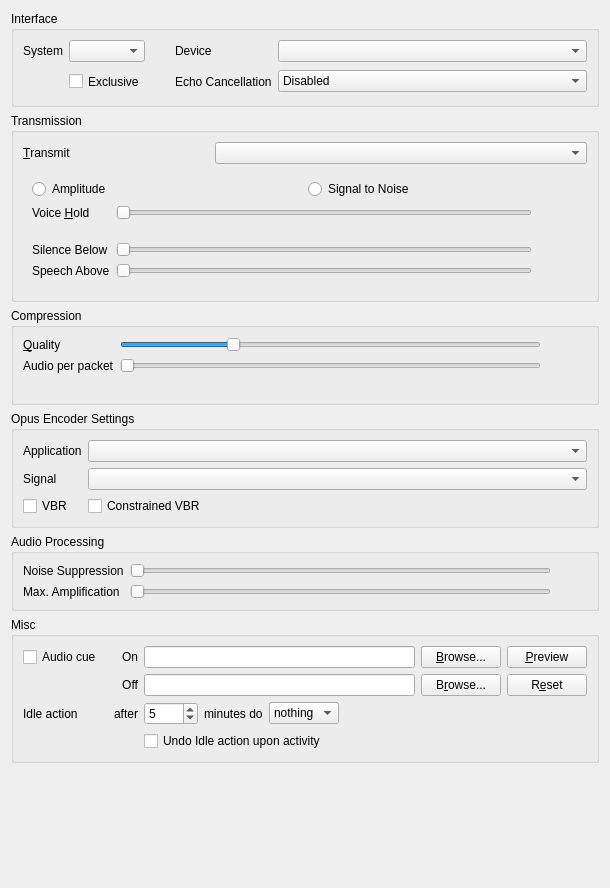
<?xml version="1.0" encoding="UTF-8"?>
<ui version="4.0">
 <class>AudioInput</class>
 <widget class="QWidget" name="AudioInput">
  <property name="geometry">
   <rect>
    <x>0</x>
    <y>0</y>
    <width>610</width>
    <height>888</height>
   </rect>
  </property>
  <property name="windowTitle">
   <string>Form</string>
  </property>
  <layout class="QVBoxLayout">
   <item>
    <widget class="QGroupBox" name="qgbInterfaces">
     <property name="title">
      <string>Interface</string>
     </property>
     <layout class="QGridLayout" name="gridLayout">
      <item row="0" column="0">
       <widget class="QLabel" name="qliSystem">
        <property name="text">
         <string>System</string>
        </property>
        <property name="buddy">
         <cstring>qcbSystem</cstring>
        </property>
       </widget>
      </item>
      <item row="0" column="1">
       <widget class="MUComboBox" name="qcbSystem">
        <property name="sizePolicy">
         <sizepolicy hsizetype="MinimumExpanding" vsizetype="Fixed">
          <horstretch>0</horstretch>
          <verstretch>0</verstretch>
         </sizepolicy>
        </property>
        <property name="toolTip">
         <string>Input method for audio</string>
        </property>
        <property name="whatsThis">
         <string>&lt;b&gt;This is the input method to use for audio.&lt;/b&gt;&lt;br /&gt;Most likely you want to use DirectSound.</string>
        </property>
       </widget>
      </item>
      <item row="0" column="2">
       <spacer>
        <property name="orientation">
         <enum>Qt::Horizontal</enum>
        </property>
        <property name="sizeType">
         <enum>QSizePolicy::Maximum</enum>
        </property>
        <property name="sizeHint" stdset="0">
         <size>
          <width>24</width>
          <height>16</height>
         </size>
        </property>
       </spacer>
      </item>
      <item row="0" column="3">
       <widget class="QLabel" name="qliDevice">
        <property name="text">
         <string>Device</string>
        </property>
        <property name="buddy">
         <cstring>qcbDevice</cstring>
        </property>
       </widget>
      </item>
      <item row="0" column="4">
       <widget class="MUComboBox" name="qcbDevice">
        <property name="sizePolicy">
         <sizepolicy hsizetype="MinimumExpanding" vsizetype="Fixed">
          <horstretch>1</horstretch>
          <verstretch>0</verstretch>
         </sizepolicy>
        </property>
        <property name="toolTip">
         <string>Input device for audio</string>
        </property>
        <property name="whatsThis">
         <string>&lt;b&gt;This is the input device to use for audio.&lt;/b&gt;</string>
        </property>
        <property name="sizeAdjustPolicy">
         <enum>QComboBox::AdjustToContents</enum>
        </property>
        <property name="minimumContentsLength">
         <number>16</number>
        </property>
       </widget>
      </item>
      <item row="1" column="1">
       <widget class="QCheckBox" name="qcbExclusive">
        <property name="minimumSize">
         <size>
          <width>0</width>
          <height>27</height>
         </size>
        </property>
        <property name="toolTip">
         <string>Exclusive mode</string>
        </property>
        <property name="whatsThis">
         <string>&lt;b&gt;This opens the device in exclusive mode.&lt;/b&gt;&lt;br /&gt;No other application will be able to use the device.</string>
        </property>
        <property name="text">
         <string>Exclusive</string>
        </property>
       </widget>
      </item>
      <item row="1" column="3">
       <widget class="QLabel" name="qliEcho">
        <property name="text">
         <string>Echo Cancellation</string>
        </property>
       </widget>
      </item>
      <item row="1" column="4">
       <widget class="MUComboBox" name="qcbEcho">
        <property name="toolTip">
         <string>Cancel echo from speakers</string>
        </property>
        <property name="whatsThis">
         <string>Enabling this will cancel the echo from your speakers. Mixed has low CPU impact, but only works well if your speakers are equally loud and equidistant from the microphone. Multichannel echo cancellation provides much better echo cancellation, but at a higher CPU cost.</string>
        </property>
        <item>
         <property name="text">
          <string>Disabled</string>
         </property>
        </item>
        <item>
         <property name="text">
          <string>Mixed echo cancellation</string>
         </property>
        </item>
        <item>
         <property name="text">
          <string>Multichannel echo cancellation</string>
         </property>
        </item>
       </widget>
      </item>
     </layout>
    </widget>
   </item>
   <item>
    <widget class="QGroupBox" name="qgbTransmission">
     <property name="sizePolicy">
      <sizepolicy hsizetype="Preferred" vsizetype="Minimum">
       <horstretch>0</horstretch>
       <verstretch>0</verstretch>
      </sizepolicy>
     </property>
     <property name="title">
      <string>Transmission</string>
     </property>
     <layout class="QGridLayout">
      <item row="0" column="0">
       <widget class="QLabel" name="qliTransmit">
        <property name="text">
         <string>&amp;Transmit</string>
        </property>
        <property name="buddy">
         <cstring>qcbTransmit</cstring>
        </property>
       </widget>
      </item>
      <item row="0" column="1" colspan="2">
       <widget class="MUComboBox" name="qcbTransmit">
        <property name="toolTip">
         <string>When to transmit your speech</string>
        </property>
        <property name="whatsThis">
         <string>&lt;b&gt;This sets when speech should be transmitted.&lt;/b&gt;&lt;br /&gt;&lt;i&gt;Continuous&lt;/i&gt; - All the time&lt;br /&gt;&lt;i&gt;Voice Activity&lt;/i&gt; - When you are speaking clearly.&lt;br /&gt;&lt;i&gt;Push To Talk&lt;/i&gt; - When you hold down the hotkey set under &lt;i&gt;Shortcuts&lt;/i&gt;.</string>
        </property>
       </widget>
      </item>
      <item row="1" column="0" colspan="3">
       <widget class="QStackedWidget" name="qswTransmit">
        <property name="sizePolicy">
         <sizepolicy hsizetype="Preferred" vsizetype="MinimumExpanding">
          <horstretch>0</horstretch>
          <verstretch>0</verstretch>
         </sizepolicy>
        </property>
        <property name="currentIndex">
         <number>1</number>
        </property>
        <widget class="QWidget" name="qwPTT">
         <layout class="QGridLayout" columnstretch="0,1,0,0">
          <item row="0" column="0">
           <widget class="QLabel" name="qliDoublePush">
            <property name="text">
             <string>DoublePush Time</string>
            </property>
            <property name="buddy">
             <cstring>qsDoublePush</cstring>
            </property>
           </widget>
          </item>
          <item row="0" column="3">
           <widget class="QLabel" name="qlDoublePush">
            <property name="sizePolicy">
             <sizepolicy hsizetype="Minimum" vsizetype="Preferred">
              <horstretch>0</horstretch>
              <verstretch>0</verstretch>
             </sizepolicy>
            </property>
            <property name="text">
             <string notr="true">TextLabel</string>
            </property>
           </widget>
          </item>
          <item row="2" column="1">
           <widget class="QCheckBox" name="qcbPushWindow">
            <property name="toolTip">
             <string>Displays an always on top window with a push to talk button in it</string>
            </property>
            <property name="text">
             <string>Display push to talk window</string>
            </property>
           </widget>
          </item>
          <item row="3" column="1">
           <spacer name="verticalSpacer">
            <property name="orientation">
             <enum>Qt::Vertical</enum>
            </property>
            <property name="sizeHint" stdset="0">
             <size>
              <width>20</width>
              <height>40</height>
             </size>
            </property>
           </spacer>
          </item>
          <item row="0" column="1" colspan="2">
           <widget class="QSlider" name="qsDoublePush">
            <property name="toolTip">
             <string>If you press the PTT key twice in this time it will get locked.</string>
            </property>
            <property name="whatsThis">
             <string>&lt;b&gt;DoublePush Time&lt;/b&gt;&lt;br /&gt;If you press the push-to-talk key twice during the configured interval of time it will be locked. Mumble will keep transmitting until you hit the key once more to unlock PTT again.</string>
            </property>
            <property name="maximum">
             <number>1000</number>
            </property>
            <property name="singleStep">
             <number>10</number>
            </property>
            <property name="pageStep">
             <number>100</number>
            </property>
            <property name="orientation">
             <enum>Qt::Horizontal</enum>
            </property>
           </widget>
          </item>
          <item row="1" column="0">
           <widget class="QLabel" name="qliPTTHold">
            <property name="text">
             <string>Hold Time</string>
            </property>
           </widget>
          </item>
          <item row="1" column="3">
           <widget class="QLabel" name="qlPTTHold">
            <property name="text">
             <string notr="true">TextLabel</string>
            </property>
           </widget>
          </item>
          <item row="1" column="1">
           <widget class="QSlider" name="qsPTTHold">
            <property name="toolTip">
             <string>Time the microphone stays open after the PTT key is released</string>
            </property>
            <property name="maximum">
             <number>5000</number>
            </property>
            <property name="singleStep">
             <number>10</number>
            </property>
            <property name="orientation">
             <enum>Qt::Horizontal</enum>
            </property>
           </widget>
          </item>
         </layout>
        </widget>
        <widget class="QWidget" name="qwVAD">
         <layout class="QGridLayout">
          <item row="0" column="0" colspan="3">
           <layout class="QHBoxLayout">
            <item>
             <widget class="QRadioButton" name="qrbAmplitude">
              <property name="toolTip">
               <string>Use Amplitude based speech detection</string>
              </property>
              <property name="whatsThis">
               <string>&lt;b&gt;This sets speech detection to use Amplitude.&lt;/b&gt;&lt;br /&gt;In this mode, the raw strength of the input signal is used to detect speech.</string>
              </property>
              <property name="text">
               <string>Amplitude</string>
              </property>
             </widget>
            </item>
            <item>
             <widget class="QRadioButton" name="qrbSNR">
              <property name="toolTip">
               <string>Use SNR based speech detection</string>
              </property>
              <property name="whatsThis">
               <string>&lt;b&gt;This sets speech detection to use Signal to Noise ratio.&lt;/b&gt;&lt;br /&gt;In this mode, the input is analyzed for something resembling a clear signal, and the clarity of that signal is used to trigger speech detection.</string>
              </property>
              <property name="text">
               <string>Signal to Noise</string>
              </property>
             </widget>
            </item>
           </layout>
          </item>
          <item row="1" column="0">
           <widget class="QLabel" name="qliTransmitHold">
            <property name="text">
             <string>Voice &amp;Hold</string>
            </property>
            <property name="buddy">
             <cstring>qsTransmitHold</cstring>
            </property>
           </widget>
          </item>
          <item row="1" column="1">
           <widget class="QSlider" name="qsTransmitHold">
            <property name="toolTip">
             <string>How long to keep transmitting after silence</string>
            </property>
            <property name="whatsThis">
             <string>&lt;b&gt;This selects how long after a perceived stop in speech transmission should continue.&lt;/b&gt;&lt;br /&gt;Set this higher if your voice breaks up when you speak (seen by a rapidly blinking voice icon next to your name).</string>
            </property>
            <property name="minimum">
             <number>20</number>
            </property>
            <property name="maximum">
             <number>250</number>
            </property>
            <property name="orientation">
             <enum>Qt::Horizontal</enum>
            </property>
           </widget>
          </item>
          <item row="1" column="2">
           <widget class="QLabel" name="qlTransmitHold">
            <property name="minimumSize">
             <size>
              <width>40</width>
              <height>0</height>
             </size>
            </property>
            <property name="text">
             <string/>
            </property>
           </widget>
          </item>
          <item row="2" column="1">
           <widget class="AudioBar" name="abSpeech" native="true">
            <property name="maximumSize">
             <size>
              <width>16777215</width>
              <height>10</height>
             </size>
            </property>
            <property name="toolTip">
             <string>Current speech detection chance</string>
            </property>
            <property name="whatsThis">
             <string>&lt;b&gt;This shows the current speech detection settings.&lt;/b&gt;&lt;br /&gt;You can change the settings from the Settings dialog or from the Audio Wizard.</string>
            </property>
           </widget>
          </item>
          <item row="3" column="0">
           <widget class="QLabel" name="qliTransmitMin">
            <property name="text">
             <string>Silence Below</string>
            </property>
           </widget>
          </item>
          <item row="3" column="1">
           <widget class="QSlider" name="qsTransmitMin">
            <property name="toolTip">
             <string>Signal values below this count as silence</string>
            </property>
            <property name="whatsThis">
             <string>&lt;b&gt;This sets the trigger values for voice detection.&lt;/b&gt;&lt;br /&gt;Use this together with the Audio Statistics window to manually tune the trigger values for detecting speech. Input values below &quot;Silence Below&quot; always count as silence. Values above &quot;Speech Above&quot; always count as voice. Values in between will count as voice if you're already talking, but will not trigger a new detection.</string>
            </property>
            <property name="minimum">
             <number>1</number>
            </property>
            <property name="maximum">
             <number>32767</number>
            </property>
            <property name="singleStep">
             <number>100</number>
            </property>
            <property name="pageStep">
             <number>1000</number>
            </property>
            <property name="orientation">
             <enum>Qt::Horizontal</enum>
            </property>
           </widget>
          </item>
          <item row="4" column="0">
           <widget class="QLabel" name="qliTransmitMax">
            <property name="text">
             <string>Speech Above</string>
            </property>
           </widget>
          </item>
          <item row="4" column="1">
           <widget class="QSlider" name="qsTransmitMax">
            <property name="toolTip">
             <string>Signal values above this count as voice</string>
            </property>
            <property name="whatsThis">
             <string>&lt;b&gt;This sets the trigger values for voice detection.&lt;/b&gt;&lt;br /&gt;Use this together with the Audio Statistics window to manually tune the trigger values for detecting speech. Input values below &quot;Silence Below&quot; always count as silence. Values above &quot;Speech Above&quot; always count as voice. Values in between will count as voice if you're already talking, but will not trigger a new detection.</string>
            </property>
            <property name="minimum">
             <number>1</number>
            </property>
            <property name="maximum">
             <number>32767</number>
            </property>
            <property name="singleStep">
             <number>100</number>
            </property>
            <property name="pageStep">
             <number>1000</number>
            </property>
            <property name="orientation">
             <enum>Qt::Horizontal</enum>
            </property>
           </widget>
          </item>
         </layout>
        </widget>
        <widget class="QWidget" name="qwContinuous"/>
       </widget>
      </item>
     </layout>
    </widget>
   </item>
   <item>
    <widget class="QGroupBox" name="qgbCompression">
     <property name="minimumSize">
      <size>
       <width>0</width>
       <height>0</height>
      </size>
     </property>
     <property name="title">
      <string>Compression</string>
     </property>
     <layout class="QGridLayout">
      <item row="0" column="0">
       <widget class="QLabel" name="qliQuality">
        <property name="text">
         <string>&amp;Quality</string>
        </property>
        <property name="buddy">
         <cstring>qsQuality</cstring>
        </property>
       </widget>
      </item>
      <item row="0" column="1">
       <widget class="QSlider" name="qsQuality">
        <property name="toolTip">
         <string>Quality of compression (peak bandwidth)</string>
        </property>
        <property name="whatsThis">
         <string>&lt;b&gt;This sets the quality of compression.&lt;/b&gt;&lt;br /&gt;This determines how much bandwidth Mumble is allowed to use for outgoing audio.</string>
        </property>
        <property name="minimum">
         <number>8000</number>
        </property>
        <property name="maximum">
         <number>256000</number>
        </property>
        <property name="singleStep">
         <number>1000</number>
        </property>
        <property name="pageStep">
         <number>5000</number>
        </property>
        <property name="value">
         <number>32000</number>
        </property>
        <property name="orientation">
         <enum>Qt::Horizontal</enum>
        </property>
       </widget>
      </item>
      <item row="0" column="2">
       <widget class="QLabel" name="qlQuality">
        <property name="minimumSize">
         <size>
          <width>30</width>
          <height>0</height>
         </size>
        </property>
        <property name="text">
         <string/>
        </property>
       </widget>
      </item>
      <item row="1" column="0">
       <widget class="QLabel" name="qliFrames">
        <property name="text">
         <string>Audio per packet</string>
        </property>
        <property name="buddy">
         <cstring>qsFrames</cstring>
        </property>
       </widget>
      </item>
      <item row="1" column="1">
       <widget class="QSlider" name="qsFrames">
        <property name="toolTip">
         <string>How many audio frames to send per packet</string>
        </property>
        <property name="whatsThis">
         <string>&lt;b&gt;This selects how many audio frames should be put in one packet.&lt;/b&gt;&lt;br /&gt;Increasing this will increase the latency of your voice, but will also reduce bandwidth requirements.</string>
        </property>
        <property name="minimum">
         <number>1</number>
        </property>
        <property name="maximum">
         <number>4</number>
        </property>
        <property name="pageStep">
         <number>2</number>
        </property>
        <property name="orientation">
         <enum>Qt::Horizontal</enum>
        </property>
       </widget>
      </item>
      <item row="1" column="2">
       <widget class="QLabel" name="qlFrames">
        <property name="minimumSize">
         <size>
          <width>40</width>
          <height>0</height>
         </size>
        </property>
        <property name="text">
         <string/>
        </property>
       </widget>
      </item>
      <item row="2" column="0" colspan="3">
       <widget class="QLabel" name="qlBitrate">
        <property name="font">
         <font>
          <italic>true</italic>
         </font>
        </property>
        <property name="toolTip">
         <string>Maximum bandwidth used for sending audio</string>
        </property>
        <property name="whatsThis">
         <string>&lt;b&gt;This shows peak outgoing bandwidth used.&lt;/b&gt;&lt;br /&gt;This shows the peak amount of bandwidth sent out from your machine. Audio bitrate is the maximum bitrate (as we use VBR) for the audio data alone. Position is the bitrate used for positional information. Overhead is our framing and the IP packet headers (IP and UDP is 75% of this overhead).</string>
        </property>
        <property name="text">
         <string/>
        </property>
        <property name="alignment">
         <set>Qt::AlignCenter</set>
        </property>
       </widget>
      </item>
     </layout>
    </widget>
   </item>
   <item>
    <widget class="QGroupBox" name="qgbOpusEncoder">
     <property name="sizePolicy">
      <sizepolicy hsizetype="Preferred" vsizetype="Minimum">
       <horstretch>0</horstretch>
       <verstretch>0</verstretch>
      </sizepolicy>
     </property>
     <property name="title">
      <string>Opus Encoder Settings</string>
     </property>
     <layout class="QGridLayout">
      <item row="0" column="0">
       <widget class="QLabel" name="qliApplication">
        <property name="text">
         <string>Application</string>
        </property>
        <property name="buddy">
         <cstring>qcbApplication</cstring>
        </property>
       </widget>
      </item>
      <item row="0" column="1" colspan="2">
       <widget class="MUComboBox" name="qcbApplication">
        <property name="toolTip">
         <string>Select the Opus Encoder's Application</string>
        </property>
       </widget>
      </item>
      <item row="1" column="0">
       <widget class="QLabel" name="qliSignal">
        <property name="text">
         <string>Signal</string>
        </property>
        <property name="buddy">
         <cstring>qcbSignal</cstring>
        </property>
       </widget>
      </item>
      <item row="1" column="1" colspan="2">
       <widget class="MUComboBox" name="qcbSignal">
        <property name="sizePolicy">
         <sizepolicy hsizetype="MinimumExpanding" vsizetype="Fixed">
          <horstretch>1</horstretch>
          <verstretch>0</verstretch>
         </sizepolicy>
        </property>
        <property name="toolTip">
         <string>Select the Opus Encoder's Signal Type</string>
        </property>
       </widget>
      </item>
      <item row="2" column="0">
       <widget class="QCheckBox" name="qcbEnableVBR">
        <property name="toolTip">
         <string>Enable Variable Bitrate in the Opus Encoder</string>
        </property>
        <property name="text">
         <string>VBR</string>
        </property>
       </widget>
      </item>
      <item row="2" column="1">
       <widget class="QCheckBox" name="qcbEnableConstrainedVBR">
        <property name="sizePolicy">
         <sizepolicy hsizetype="MinimumExpanding" vsizetype="Fixed">
          <horstretch>1</horstretch>
          <verstretch>0</verstretch>
         </sizepolicy>
        </property>
        <property name="toolTip">
         <string>Constrain Opus' VBR Bitrate</string>
        </property>
        <property name="text">
         <string>Constrained VBR</string>
        </property>
       </widget>
      </item>
     </layout>
    </widget>
   </item>
   <item>
    <widget class="QGroupBox" name="qgbAudio">
     <property name="title">
      <string>Audio Processing</string>
     </property>
     <layout class="QGridLayout">
      <item row="0" column="0">
       <widget class="QLabel" name="qliNoise">
        <property name="text">
         <string>Noise Suppression</string>
        </property>
        <property name="buddy">
         <cstring>qsNoise</cstring>
        </property>
       </widget>
      </item>
      <item row="0" column="1">
       <widget class="QSlider" name="qsNoise">
        <property name="toolTip">
         <string>Noise suppression</string>
        </property>
        <property name="whatsThis">
         <string>&lt;b&gt;This sets the amount of noise suppression to apply.&lt;/b&gt;&lt;br /&gt;The higher this value, the more aggressively stationary noise will be suppressed.</string>
        </property>
        <property name="minimum">
         <number>14</number>
        </property>
        <property name="maximum">
         <number>60</number>
        </property>
        <property name="pageStep">
         <number>5</number>
        </property>
        <property name="orientation">
         <enum>Qt::Horizontal</enum>
        </property>
       </widget>
      </item>
      <item row="0" column="2">
       <widget class="QLabel" name="qlNoise">
        <property name="minimumSize">
         <size>
          <width>30</width>
          <height>0</height>
         </size>
        </property>
        <property name="text">
         <string/>
        </property>
       </widget>
      </item>
      <item row="1" column="0">
       <widget class="QLabel" name="qliAmp">
        <property name="text">
         <string>Max. Amplification</string>
        </property>
        <property name="buddy">
         <cstring>qsAmp</cstring>
        </property>
       </widget>
      </item>
      <item row="1" column="1">
       <widget class="QSlider" name="qsAmp">
        <property name="toolTip">
         <string>Maximum amplification of input sound</string>
        </property>
        <property name="whatsThis">
         <string>&lt;b&gt;Maximum amplification of input.&lt;/b&gt;&lt;br /&gt;Mumble normalizes the input volume before compressing, and this sets how much it's allowed to amplify.&lt;br /&gt;The actual level is continually updated based on your current speech pattern, but it will never go above the level specified here.&lt;br /&gt;If the &lt;i&gt;Microphone loudness&lt;/i&gt; level of the audio statistics hover around 100%, you probably want to set this to 2.0 or so, but if, like most people, you are unable to reach 100%, set this to something much higher.&lt;br /&gt;Ideally, set it so &lt;i&gt;Microphone Loudness * Amplification Factor &gt;= 100&lt;/i&gt;, even when you're speaking really soft.&lt;br /&gt;&lt;br /&gt;Note that there is no harm in setting this to maximum, but Mumble will start picking up other conversations if you leave it to auto-tune to that level.</string>
        </property>
        <property name="maximum">
         <number>19500</number>
        </property>
        <property name="singleStep">
         <number>500</number>
        </property>
        <property name="pageStep">
         <number>2000</number>
        </property>
        <property name="orientation">
         <enum>Qt::Horizontal</enum>
        </property>
       </widget>
      </item>
      <item row="1" column="2">
       <widget class="QLabel" name="qlAmp">
        <property name="minimumSize">
         <size>
          <width>30</width>
          <height>0</height>
         </size>
        </property>
        <property name="text">
         <string/>
        </property>
       </widget>
      </item>
     </layout>
    </widget>
   </item>
   <item>
    <widget class="QGroupBox" name="qgbMisc">
     <property name="title">
      <string>Misc</string>
     </property>
     <layout class="QGridLayout" name="_2">
      <item row="2" column="4">
       <widget class="QLineEdit" name="qlePushClickPathOff">
        <property name="toolTip">
         <string>Gets played when stopping to transmit</string>
        </property>
       </widget>
      </item>
      <item row="1" column="4">
       <widget class="QLineEdit" name="qlePushClickPathOn">
        <property name="toolTip">
         <string>Gets played when starting to transmit</string>
        </property>
       </widget>
      </item>
      <item row="2" column="5">
       <widget class="QPushButton" name="qpbPushClickBrowseOff">
        <property name="toolTip">
         <string>Browse for off audio file</string>
        </property>
        <property name="text">
         <string>B&amp;rowse...</string>
        </property>
       </widget>
      </item>
      <item row="2" column="3">
       <widget class="QLabel" name="qlPushClickOff">
        <property name="text">
         <string>Off</string>
        </property>
        <property name="alignment">
         <set>Qt::AlignRight|Qt::AlignTrailing|Qt::AlignVCenter</set>
        </property>
       </widget>
      </item>
      <item row="1" column="3">
       <widget class="QLabel" name="qlPushClickOn">
        <property name="text">
         <string>On</string>
        </property>
        <property name="alignment">
         <set>Qt::AlignRight|Qt::AlignTrailing|Qt::AlignVCenter</set>
        </property>
       </widget>
      </item>
      <item row="1" column="6">
       <widget class="QPushButton" name="qpbPushClickPreview">
        <property name="toolTip">
         <string>Preview the audio cues</string>
        </property>
        <property name="whatsThis">
         <string>&lt;b&gt;Preview&lt;/b&gt;&lt;br/&gt;Plays the current &lt;i&gt;on&lt;/i&gt; sound followed by the current &lt;i&gt;off&lt;/i&gt; sound.</string>
        </property>
        <property name="text">
         <string>&amp;Preview</string>
        </property>
       </widget>
      </item>
      <item row="2" column="6">
       <widget class="QPushButton" name="qpbPushClickReset">
        <property name="toolTip">
         <string>Reset audio cue to default</string>
        </property>
        <property name="whatsThis">
         <string>&lt;b&gt;Reset&lt;/b&gt;&lt;br/&gt;Reset the paths for the files to their default.</string>
        </property>
        <property name="text">
         <string>R&amp;eset</string>
        </property>
       </widget>
      </item>
      <item row="1" column="5">
       <widget class="QPushButton" name="qpbPushClickBrowseOn">
        <property name="toolTip">
         <string>Browse for on audio file</string>
        </property>
        <property name="text">
         <string>&amp;Browse...</string>
        </property>
       </widget>
      </item>
      <item row="1" column="0">
       <widget class="QCheckBox" name="qcbPushClick">
        <property name="toolTip">
         <string>Audible audio cue when starting or stopping to transmit</string>
        </property>
        <property name="whatsThis">
         <string>&lt;b&gt;This enables transmission audio cues.&lt;/b&gt;&lt;br /&gt;Setting this will give you a short audio beep when you start and stop transmitting.</string>
        </property>
        <property name="text">
         <string>Audio cue</string>
        </property>
       </widget>
      </item>
      <item row="3" column="0" colspan="2">
       <widget class="QLabel" name="qliIdle">
        <property name="text">
         <string>Idle action</string>
        </property>
       </widget>
      </item>
      <item row="4" column="4">
       <widget class="QCheckBox" name="qcbUndoIdleAction">
        <property name="toolTip">
         <string>The idle action will be reversed upon any key or mouse button input</string>
        </property>
        <property name="text">
         <string>Undo Idle action upon activity</string>
        </property>
       </widget>
      </item>
      <item row="3" column="4">
       <layout class="QHBoxLayout" name="horizontalLayout">
        <item>
         <widget class="QSpinBox" name="qsbIdle">
          <property name="minimum">
           <number>1</number>
          </property>
          <property name="maximum">
           <number>5000</number>
          </property>
          <property name="value">
           <number>5</number>
          </property>
         </widget>
        </item>
        <item>
         <widget class="QLabel" name="qlIdle">
          <property name="minimumSize">
           <size>
            <width>30</width>
            <height>0</height>
           </size>
          </property>
          <property name="text">
           <string>minutes do</string>
          </property>
         </widget>
        </item>
        <item>
         <widget class="MUComboBox" name="qcbIdleAction">
          <item>
           <property name="text">
            <string>nothing</string>
           </property>
          </item>
          <item>
           <property name="text">
            <string>deafen</string>
           </property>
          </item>
          <item>
           <property name="text">
            <string>mute</string>
           </property>
          </item>
         </widget>
        </item>
        <item>
         <spacer name="horizontalSpacer">
          <property name="orientation">
           <enum>Qt::Horizontal</enum>
          </property>
          <property name="sizeHint" stdset="0">
           <size>
            <width>40</width>
            <height>20</height>
           </size>
          </property>
         </spacer>
        </item>
       </layout>
      </item>
      <item row="3" column="3">
       <widget class="QLabel" name="qlIdle2">
        <property name="text">
         <string>after</string>
        </property>
       </widget>
      </item>
     </layout>
    </widget>
   </item>
   <item>
    <spacer>
     <property name="orientation">
      <enum>Qt::Vertical</enum>
     </property>
     <property name="sizeHint" stdset="0">
      <size>
       <width>1</width>
       <height>151</height>
      </size>
     </property>
    </spacer>
   </item>
  </layout>
 </widget>
 <customwidgets>
  <customwidget>
   <class>AudioBar</class>
   <extends>QWidget</extends>
   <header>AudioStats.h</header>
   <container>1</container>
  </customwidget>
  <customwidget>
   <class>MUComboBox</class>
   <extends>QComboBox</extends>
   <header>widgets/MUComboBox.h</header>
  </customwidget>
 </customwidgets>
 <tabstops>
  <tabstop>qcbSystem</tabstop>
  <tabstop>qcbDevice</tabstop>
  <tabstop>qcbEcho</tabstop>
  <tabstop>qcbTransmit</tabstop>
  <tabstop>qcbApplication</tabstop>
  <tabstop>qcbSignal</tabstop>
  <tabstop>qsDoublePush</tabstop>
  <tabstop>qrbSNR</tabstop>
  <tabstop>qsTransmitHold</tabstop>
  <tabstop>qsTransmitMin</tabstop>
  <tabstop>qsTransmitMax</tabstop>
  <tabstop>qsQuality</tabstop>
  <tabstop>qsFrames</tabstop>
  <tabstop>qsNoise</tabstop>
  <tabstop>qsAmp</tabstop>
 </tabstops>
 <resources/>
 <connections/>
</ui>
